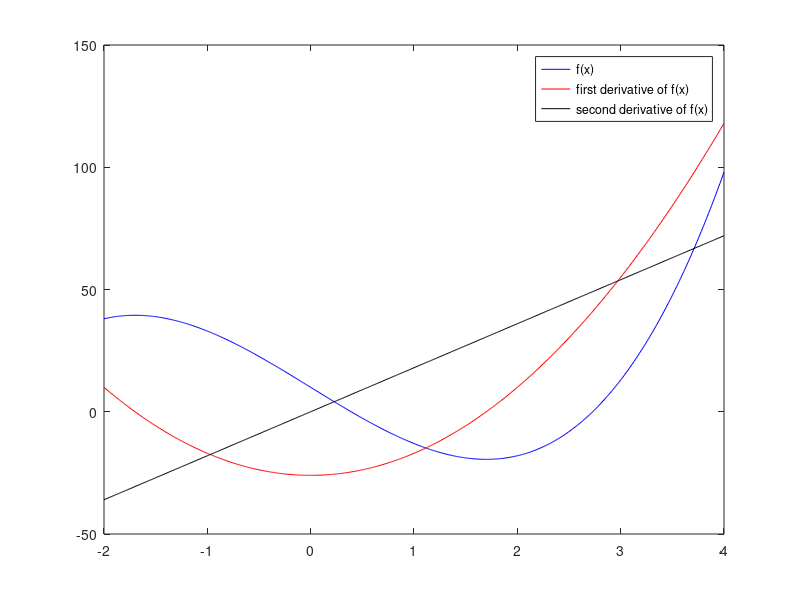

MATLAB code to generate this figure:
x = [-2:0.01:4]; % -2 <= x <= 4
y = 3*x.^3 -26*x + 10;
yd = 9*x.^2 -26; % y'
ydd = 18*x; %y''

figure;
plot(x,y,'b');
hold on;
plot(x,yd,'r');
plot(x,ydd, 'k');
hold off;

legend('f(x)', 'first derivative of f(x)',...
'second derivative of f(x)');

